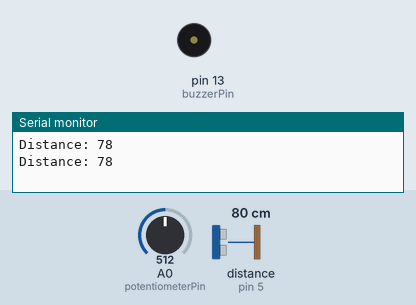
A sketch run on a simulated Arduino Uno, built with avr-gcc and run on an emulated ATmega328P. Parts: buzzer (waves = sounding), the last lines printed to the serial monitor. Wiring (inferred from the names in the program): ultrasonic range finder: trigger pin 6; echo pin 5. The inputs (shaded band) are chosen by the test bench; at power-on: distance to the obstacle (sensor on pin 5) 80 cm, A0 (potentiometerPin) = 512. The echo pulse lasts 58.3 µs per cm.

Above: at 1.9 s.
2.0 s: distance to the obstacle (sensor on pin 5) set to 55 cm
5.5 s: distance to the obstacle (sensor on pin 5) set to 46 cm
At 6.7 s:
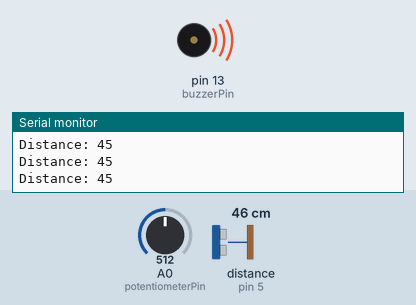
7.0 s: distance to the obstacle (sensor on pin 5) set to 60 cm
At 7.9 s:
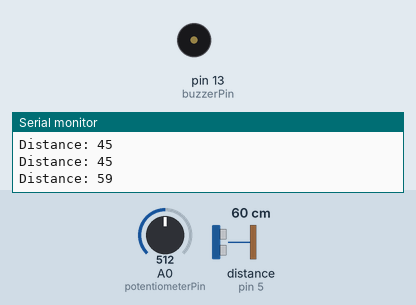
11.3 s: distance to the obstacle (sensor on pin 5) set to 2 cm
At 12.6 s:
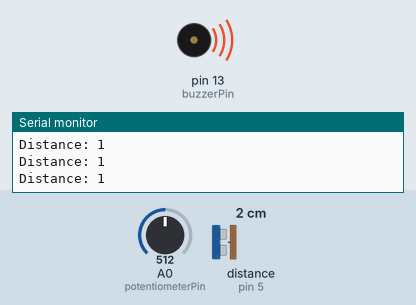
Timing chart, 0 to 13.9 s (numbered marks = the images above; inputs shaded):
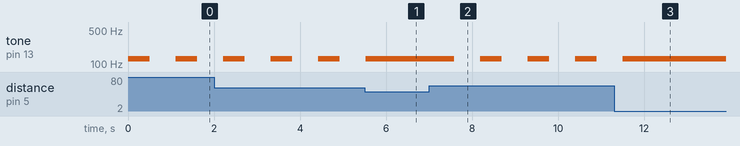

Measured:
- the behaviour switches between 51 and 50 cm on distance to the obstacle (sensor on pin 5) (found by bisection; images 0 and 1)
- after the input at 5.5 s, tone on pin 13 (buzzerPin): goes on until 5.5 s, then stays 127 Hz
- after the input at 7.0 s, tone on pin 13 (buzzerPin): alternates 127 Hz for 0.50 s and silent for 0.60 s, starting after 0.58 s
- after the input at 11.3 s, tone on pin 13 (buzzerPin): goes on until 11.5 s, then stays 127 Hz
- by itself, tone on pin 13 (buzzerPin): alternates 127 Hz for 0.50 s and silent for 0.60 s

The sketch:

main.ino
```cpp
const int trigPin = 6;    // Ultrasonic sensor trigger pin
const int echoPin = 5;    // Ultrasonic sensor echo pin
const int buzzerPin = 13;  // Buzzer pin
const int potentiometerPin = A0;  // Potentiometer analog input pin

int distance = 0;
int volume = 0;

void setup() {
  pinMode(trigPin,OUTPUT);
  pinMode(echoPin,INPUT);
  pinMode(buzzerPin,OUTPUT);

  Serial.begin(9600);
}

void loop() {
  volume = map(analogRead(potentiometerPin), 0, 1023, 0,255);


digitalWrite(trigPin, LOW);
delayMicroseconds(2);

digitalWrite(trigPin, HIGH);
delayMicroseconds(10);

digitalWrite(trigPin, LOW);

unsigned long duration = pulseIn(echoPin,HIGH);
distance= duration*0.034/2;

Serial.print("Distance: ");
Serial.println(distance);


if (distance<50) {
tone(buzzerPin,volume);
} else if (distance>=50 && distance<=100){
tone(buzzerPin,volume);
delay(500);
noTone(buzzerPin);
delay(500);
} else {
noTone(buzzerPin);
}

delay(100);
}
```
